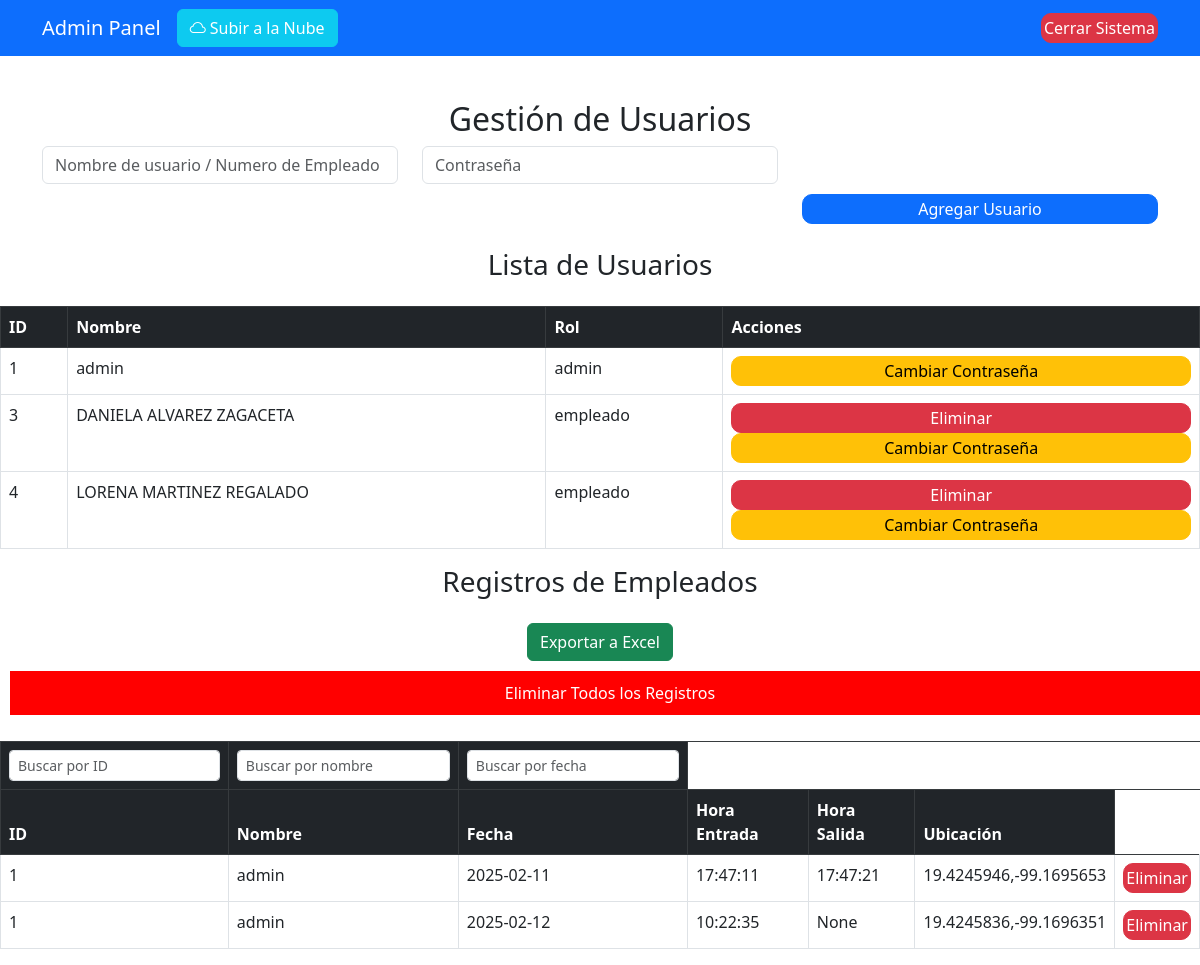
The page /admin (signed in) on the database as committed earlier.
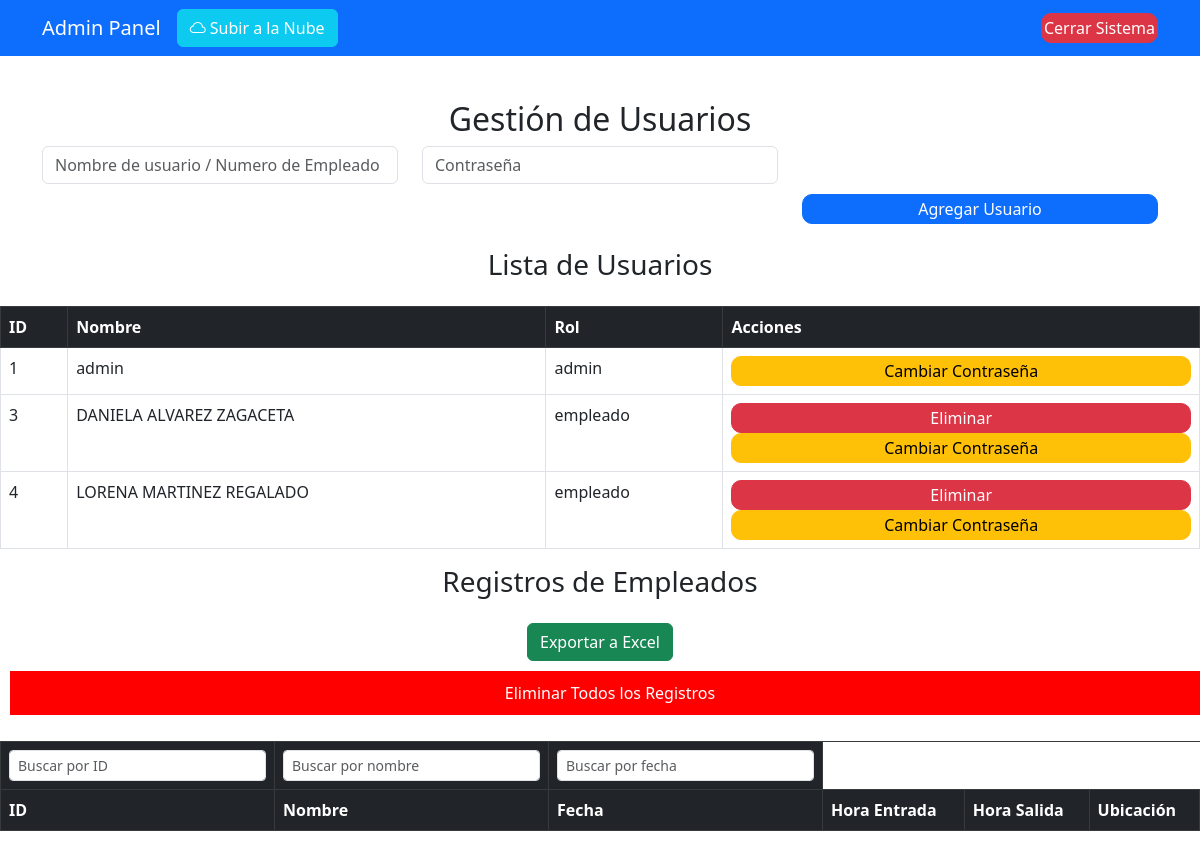
The same page on the database as committed later.
### tables this page shows
CREATE TABLE users (
                      id INTEGER PRIMARY KEY AUTOINCREMENT,
                      name TEXT NOT NULL UNIQUE,
                      password TEXT NOT NULL,
                      role TEXT NOT NULL);

CREATE TABLE registros (
                      id INTEGER PRIMARY KEY AUTOINCREMENT,
                      user_id INTEGER NOT NULL,
                      fecha TEXT NOT NULL,
                      hora_entrada TEXT,
                      hora_salida TEXT,
                      ubicacion TEXT,
                      foto TEXT,
                      FOREIGN KEY (user_id) REFERENCES users (id));

### app.py (the view)
@app.route('/admin')
def admin():
    if 'role' not in session or session['role'] != 'admin':
        flash("Acceso denegado", "danger")
        return redirect(url_for('index'))
    conn = get_db_connection()
    cursor = conn.cursor()
    conn.row_factory = sqlite3.Row
    cursor.execute("SELECT * FROM users")
    users = cursor.fetchall()
    cursor.execute("SELECT * FROM registros")
    cursor.execute('''
        SELECT registros.id,users.id AS user_id, users.name AS user_name, registros.fecha, registros.hora_entrada, registros.hora_salida, registros.ubicacion, registros.foto
        FROM registros
        JOIN users ON registros.user_id = users.id
    ''')
    registros = cursor.fetchall()
    conn.close()
    return render_template('admin.html', users=users, registros=registros)

### app.py (called while the page is built)
def get_db_connection():
    conn = sqlite3.connect('database.db')  # Conexión a SQLite
    conn.row_factory = sqlite3.Row  # Esto convierte las filas en diccionarios
    return conn

### templates/admin.html (shortened to what the changed rows need)
<!DOCTYPE html>
<html lang="es">
<head>
    <link href="https://cdn.jsdelivr.net/npm/bootstrap@5.3.0/dist/css/bootstrap.min.css" rel="stylesheet">
    <link rel="stylesheet" href="{{ url_for('static', filename='css/styles.css') }}">
</head>
<body>
    <div class="container padding-navbar">
        <h2 class="text-center">Gestión de Usuarios</h2>
    </div>
        <div class="table-responsive">
            <table class="table table-hover table-bordered mt-3">
                <thead class="table-dark">
                    <tr>
                        <th>ID</th>
                        <th>Nombre</th>
                        <th>Rol</th>
                        <th>Acciones</th>
                    </tr>
                </thead>
                <tbody>
                    {% for user in users %}
                    <tr>
                        <td>{{ user['id'] }}</td>
                        <td>{{ user['name'] }}</td>
                        <td>{{ user['role'] }}</td>
                        <td>
                            {% if user['role'] != 'admin' %}
                            <form action="{{ url_for('eliminar_usuario', user_id=user[0]) }}" method="POST" style="display: inline;" class="form-eliminar-usuario">
                                <button type="submit" class="btn btn-danger btn-sm">Eliminar</button>
                            </form>
                            {% endif %}
                            <button class="btn btn-warning btn-sm" data-bs-toggle="modal" data-bs-target="#cambiarContraseñaModal{{ user.id }}">Cambiar Contraseña</button>
                        </td>
                    </tr>
                    {% endfor %}
                </tbody>
            </table>
        </div>
        <div class="table-responsive">
            <table class="table table-hover table-bordered mt-3">
                <thead class="table-dark">
                    <tr>
                        <th><input type="text" id="searchId" class="form-control form-control-sm" placeholder="Buscar por ID" onkeyup="searchTable()"></th>
                        <th><input type="text" id="searchName" class="form-control form-control-sm" placeholder="Buscar por nombre" onkeyup="searchTable()"></th>
                        <th><input type="text" id="searchDate" class="form-control form-control-sm" placeholder="Buscar por fecha" onkeyup="searchTable()"></th>
                    </tr>
                    <div class="text-center mt-3">
                        <a href="{{ url_for('export_csv') }}" class="btn btn-success">Exportar a Excel</a>
                    </div>
                    <tr>
                        <th>ID</th>
                        <th>Nombre</th>
                        <th>Fecha</th>
                        <th>Hora Entrada</th>
                        <th>Hora Salida</th>
                        <th>Ubicación</th>
                    </tr>
                </thead>
                <tbody id="tableBody">
                    {% for registro in registros %}
                    <tr>
                        <td>{{ registro['user_id'] }}</td>
                        <td>{{ registro['user_name']}}</td>
                        <td>{{ registro['fecha'] }}</td>
                        <td>{{ registro['hora_entrada'] }}</td>
                        <td>{{ registro['hora_salida'] }}</td>
                        <td>{{ registro['ubicacion'] }}</td>
                        <td>
                            <form action="{{ url_for('eliminar_registro', id=registro[0]) }}" method="POST" class="f-eliminar-regi">
                                <button type="submit" class="btn btn-danger">Eliminar</button>
                            </form>
                        </td>
                    </tr>
                    {% endfor %}
                </tbody>
            </table>
        </div>
<link href="https://cdn.jsdelivr.net/npm/bootstrap@5.3.3/dist/css/bootstrap.min.css" rel="stylesheet">
<link href="https://cdn.jsdelivr.net/npm/bootstrap-icons@1.10.5/font/bootstrap-icons.css" rel="stylesheet">
<link href="https://cdn.jsdelivr.net/npm/bootstrap@5.3.0-alpha1/dist/css/bootstrap.min.css" rel="stylesheet">
<link href="https://cdn.jsdelivr.net/npm/bootstrap-icons/font/bootstrap-icons.css" rel="stylesheet">
</body>
</html>

Rows that differ between the two databases and show on the page:
removed registros: user_id "1", user_name "admin", fecha "2025-02-11", hora_entrada "17:47:11", hora_salida "17:47:21", ubicacion "19.4245946,-99.1695653"
removed registros: user_id "1", user_name "admin", fecha "2025-02-12", hora_entrada "10:22:35", hora_salida "None", ubicacion "19.4245836,-99.1696351"
